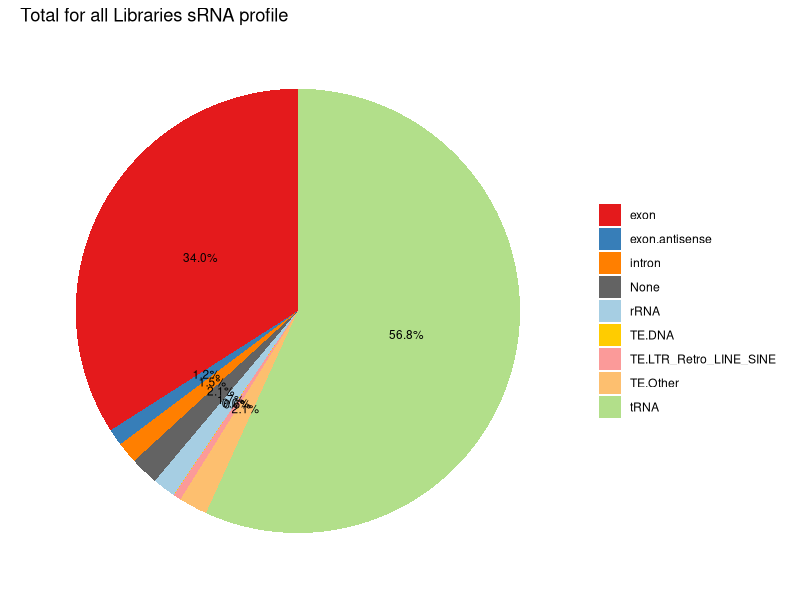
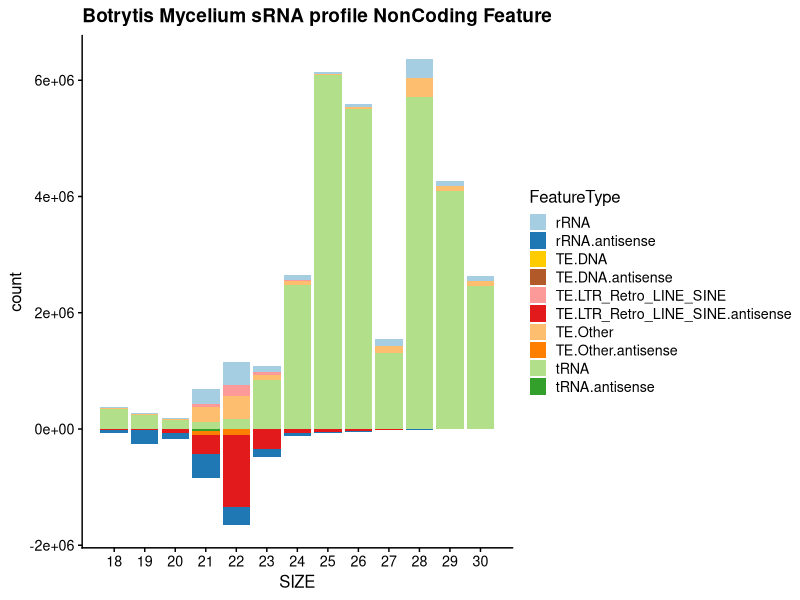
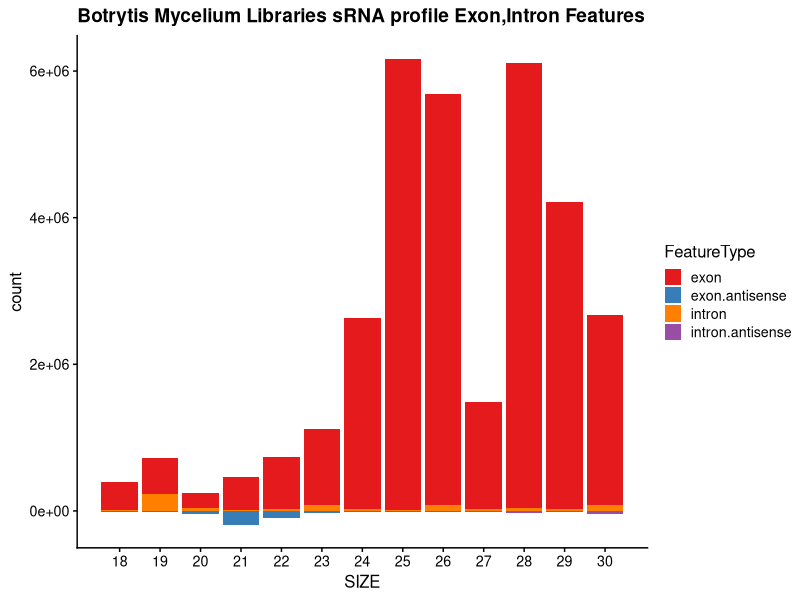
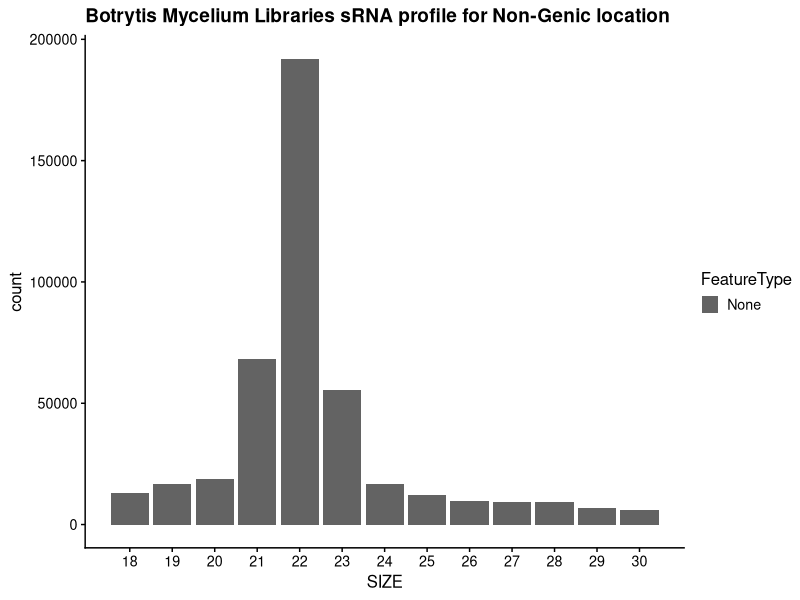
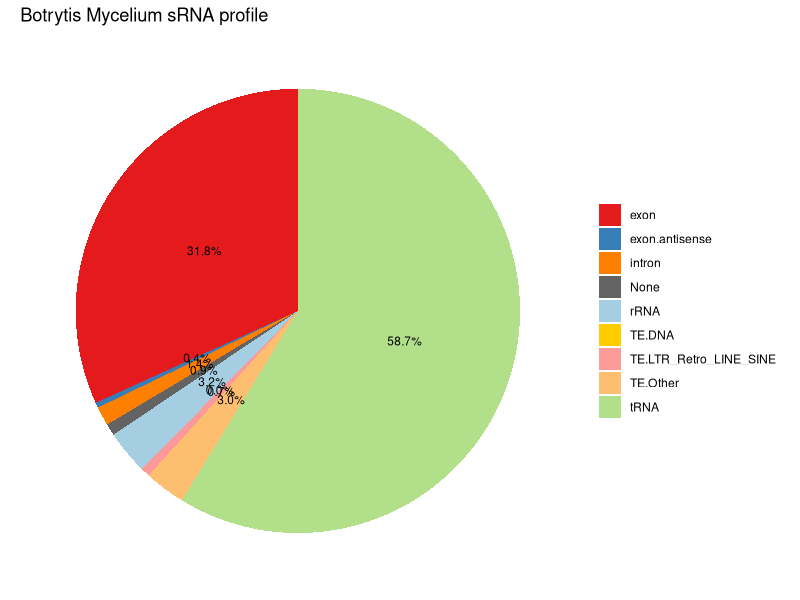
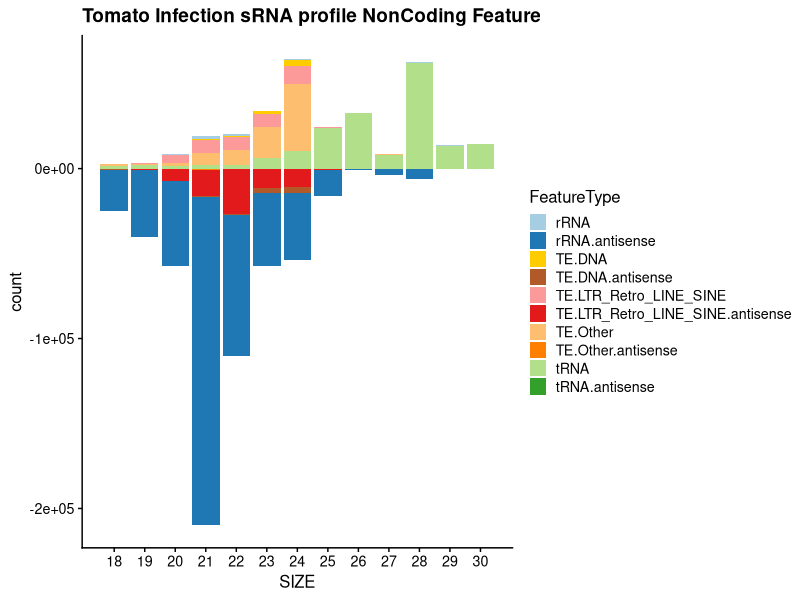
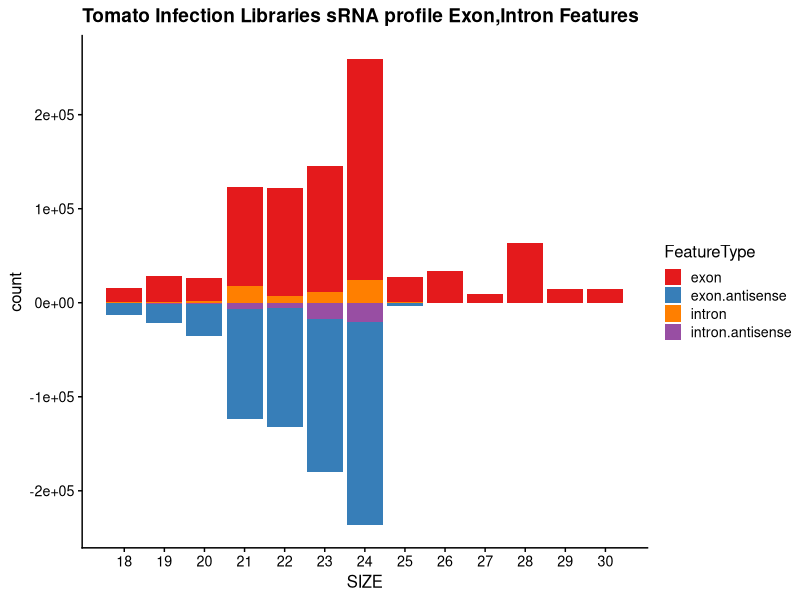
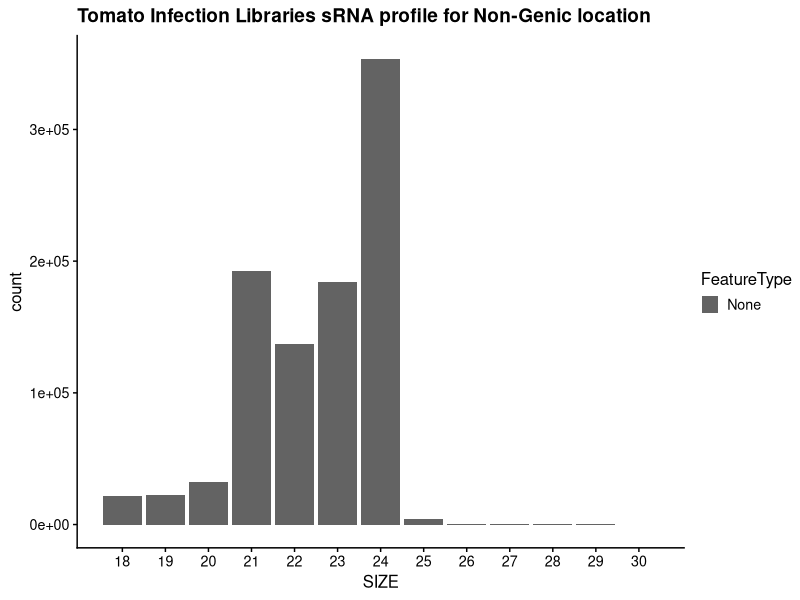

These charts were generated, in order, by the following R code:
#!/usr/bin/env Rscript
library(ggplot2)
library(tidyverse)
library(dplyr)
library(RColorBrewer)
library(cowplot)

# some definitions
pairedcolors = brewer.pal(12, "Paired")
green1 = pairedcolors[3]
green2 = pairedcolors[4]
pairedcolors[3] = "#FFCC00"
pairedcolors[4] = "#B15928"
pairedcolors[9] = green1
pairedcolors[10] = green2
pairedcolors[13] = '#FFFF11'
pairedcolors[14] = '#AA0011'


exonColors = brewer.pal(6, "Set1")
exonColors[3] = exonColors[5]
IntergenicColors = rev(brewer.pal(3,"Greys"))

piecolors = pairedcolors
piecolors[1] = exonColors[1]
piecolors[2] = exonColors[2]
piecolors[3] = exonColors[3]
piecolors[4] = IntergenicColors[1]
piecolors[5] = pairedcolors[1]
piecolors[6] = pairedcolors[3]
piecolors[7] = pairedcolors[5]
piecolors[8] = pairedcolors[7]
piecolors[9] = pairedcolors[9]
piecolors[10] = pairedcolors[11]

print(exonColors[3])

negate <- function(x) ( -1.0 * x)
add_antisense <- function(x) ( paste0(x,".antisense"))
# setup default plot out
pdf("plots/Combo_all_plots.pdf")

# read in the "all data"
sRNA.Allsense = read_tsv("results/Botrytis_sense_size_profile.tsv") %>% filter(SIZE >= 18)
sRNA.Allantisense = read_tsv("results/Botrytis_antisense_size_profile.tsv") %>% filter(SIZE >= 18)

sRNA.sense <- sRNA.Allsense %>% select(-c('TOTAL')) %>% pivot_longer(!SIZE, names_to = "FeatureType", values_to = "count")
sRNA.noExon <- sRNA.sense %>% filter(FeatureType != 'exon' & FeatureType != "None" & FeatureType != "intron")


sRNA.antisense <- sRNA.Allantisense %>% select(-c('TOTAL')) %>% pivot_longer(!SIZE, names_to = "FeatureType", values_to = "count") %>%
    mutate_at(vars(-c("SIZE","FeatureType")),negate) %>% mutate_at(c("FeatureType"),add_antisense)
sRNA.antinoExon <- sRNA.antisense %>% filter(FeatureType != 'exon.antisense' & FeatureType != "None.antisense" & FeatureType != "intron.antisense")

sRNA.combined <- bind_rows(sRNA.antinoExon,sRNA.noExon) %>% arrange(desc(FeatureType))



pN<-ggplot(sRNA.combined,aes(SIZE,count,fill=FeatureType)) +
    geom_bar(stat='identity',position="stack") + scale_x_discrete(limit = unique(sRNA.combined$SIZE)) +
    theme_cowplot(12) + scale_fill_manual(values = pairedcolors) + ggtitle("Combined all Libraries sRNA profile NonCoding Features")
pN

sRNA.Exon <- bind_rows(sRNA.sense %>% filter(FeatureType == 'exon' | FeatureType == "intron"),
                       sRNA.antisense %>% filter(FeatureType == 'exon.antisense' | FeatureType == "intron.antisense"))

pE<-ggplot(sRNA.Exon,aes(SIZE,count,fill=FeatureType)) +
    geom_bar(stat='identity',position="stack") +
    scale_fill_manual(values = exonColors) +  theme_cowplot(12)  + scale_x_discrete(limit = unique(sRNA.combined$SIZE)) +
    ggtitle("Combined all Libraries sRNA profile Exon,Intron Features")
pE

sRNA.Other <- sRNA.sense %>% filter(FeatureType == 'None')
pO<-ggplot(sRNA.Other,aes(SIZE,count,fill=FeatureType)) +
    geom_bar(stat='identity',position="stack") +
    scale_fill_manual(values = IntergenicColors) +  theme_cowplot(12)  + scale_x_discrete(limit = unique(sRNA.combined$SIZE)) +
    ggtitle("Combined all Libraries sRNA profile for Non-Genic location")
pO


pg <- plot_grid(pN, pE, pO, labels = c('A', 'B', "C"), label_size = 12,ncol = 1,align = "v")
ggsave("plots/All_Libraries_size_profile.pdf",pg,height=18,width=12)

# pie chart time
# make antisense counts, collapse sRNA read length

sRNA.antisenseWoExon <- sRNA.Allsense %>% select(-c('TOTAL')) %>% pivot_longer(!SIZE, names_to = "FeatureType", values_to = "count") %>%
    filter(FeatureType != "exon") %>% group_by(FeatureType) %>% summarize(countAllSize = sum(count))

exonAntisense <- sRNA.antisense %>% filter(FeatureType == "exon.antisense") %>% group_by(FeatureType) %>%
    mutate_at(vars(c(count)),negate) %>% summarize(countAllSize = sum(count))
# combine all sense feature with antisense features, but leave exons.antisense out as separate category
sRNA.combinedAll <- bind_rows(sRNA.sense %>% group_by(FeatureType) %>% summarize(countAllSize = sum(count)),
                              exonAntisense,sRNA.antisenseWoExon) %>% group_by(FeatureType) %>% summarize(countAll = sum(countAllSize))

Total = sum(sRNA.combinedAll %>% select(countAll))

sRNA.combinedAll <- sRNA.combinedAll %>% mutate(Perc=100*(countAll/Total)) # add percentage in
pie <- ggplot(sRNA.combinedAll, aes(x="", y=countAll, fill=FeatureType)) +
    geom_bar(stat="identity", width=1) + geom_text(aes(label = paste0(sprintf("%.1f",Perc), "%")), position = position_stack(vjust=0.5), size=3) +
    coord_polar("y", start=0) +  scale_fill_manual(values = piecolors) + ggtitle("Total for all Libraries sRNA profile") +
    theme_classic() +  labs(x = NULL, y = NULL, fill = NULL) +   theme(axis.line = element_blank(),
                                                                       axis.text = element_blank(),
                                                                       axis.ticks = element_blank())

pie
ggsave("plots/All_Libraries_Piechart.pdf",pie)

######

# B
sRNA.Bsense = read_tsv("results/Botrytis_sense_ExprB_size_profile.tsv") %>% filter(SIZE >= 18)
sRNA.Bantisense = read_tsv("results/Botrytis_antisense_ExprB_size_profile.tsv") %>% filter(SIZE >= 18)

sRNA.sense <- sRNA.Bsense %>% select(-c('TOTAL')) %>% pivot_longer(!SIZE, names_to = "FeatureType", values_to = "count")
sRNA.noExon <- sRNA.sense %>% filter(FeatureType != 'exon' & FeatureType != "None" & FeatureType != "intron")

sRNA.antisense <- sRNA.Bantisense %>% select(-c('TOTAL')) %>% pivot_longer(!SIZE, names_to = "FeatureType", values_to = "count") %>%
    mutate_at(vars(-c("SIZE","FeatureType")),negate) %>% mutate_at(c("FeatureType"),add_antisense)
sRNA.antinoExon <- sRNA.antisense %>% filter(FeatureType != 'exon.antisense' & FeatureType != "None.antisense" & FeatureType != "intron.antisense")

sRNA.combined <- bind_rows(sRNA.antinoExon,sRNA.noExon) %>% arrange(desc(FeatureType))

pN<-ggplot(sRNA.combined,aes(SIZE,count,fill=FeatureType)) +
    geom_bar(stat='identity',position="stack") + scale_x_discrete(limit = unique(sRNA.combined$SIZE)) +
    theme_cowplot(12) + scale_fill_manual(values = pairedcolors) + ggtitle("Botrytis Mycelium sRNA profile NonCoding Feature")
pN

sRNA.Exon <- bind_rows(sRNA.sense %>% filter(FeatureType == 'exon' | FeatureType == "intron"),
                       sRNA.antisense %>% filter(FeatureType == 'exon.antisense' | FeatureType == "intron.antisense"))

pE<-ggplot(sRNA.Exon,aes(SIZE,count,fill=FeatureType)) +
    geom_bar(stat='identity',position="stack") +
    scale_fill_manual(values = exonColors) +  theme_cowplot(12)  + scale_x_discrete(limit = unique(sRNA.combined$SIZE)) +
    ggtitle("Botrytis Mycelium Libraries sRNA profile Exon,Intron Features")
pE

sRNA.Other <- sRNA.sense %>% filter(FeatureType == 'None')
pO<-ggplot(sRNA.Other,aes(SIZE,count,fill=FeatureType)) +
    geom_bar(stat='identity',position="stack") +
    scale_fill_manual(values = IntergenicColors)  +  theme_cowplot(12)  + scale_x_discrete(limit = unique(sRNA.combined$SIZE)) +
    ggtitle("Botrytis Mycelium Libraries sRNA profile for Non-Genic location")
pO

pg <- plot_grid(pN, pE, pO, labels = c('A', 'B', "C"), label_size = 12,ncol = 1,align = "v")
ggsave("plots/Mycelium_size_profile.pdf",pg,height=18,width=12)

# pie chart time
# make antisense counts, collapse sRNA read length

sRNA.antisenseWoExon <- sRNA.Bsense %>% select(-c('TOTAL')) %>% pivot_longer(!SIZE, names_to = "FeatureType", values_to = "count") %>%
    filter(FeatureType != "exon") %>% group_by(FeatureType) %>% summarize(countAllSize = sum(count))

exonAntisense <- sRNA.antisense %>% filter(FeatureType == "exon.antisense") %>% group_by(FeatureType) %>%
    mutate_at(vars(c(count)),negate) %>% summarize(countAllSize = sum(count))
# combine all sense feature with antisense features, but leave exons.antisense out as separate category
sRNA.combinedAll <- bind_rows(sRNA.sense %>% group_by(FeatureType) %>% summarize(countAllSize = sum(count)),
                              exonAntisense,sRNA.antisenseWoExon) %>% group_by(FeatureType) %>% summarize(countAll = sum(countAllSize))

Total = sum(sRNA.combinedAll %>% select(countAll))

sRNA.combinedAll <- sRNA.combinedAll %>% mutate(Perc=100*(countAll/Total)) # add percentage in
pie <- ggplot(sRNA.combinedAll, aes(x="", y=countAll, fill=FeatureType)) +
    geom_bar(stat="identity", width=1) + geom_text(aes(label = paste0(sprintf("%.1f",Perc), "%")), position = position_stack(vjust=0.5), size=3) +
    coord_polar("y", start=0) +  scale_fill_manual(values = piecolors) + ggtitle("Botrytis Mycelium sRNA profile") +
    theme_classic() +  labs(x = NULL, y = NULL, fill = NULL) +   theme(axis.line = element_blank(),
                                                                       axis.text = element_blank(),
                                                                       axis.ticks = element_blank())

pie
ggsave("plots/Mycelium_Piechart.pdf",pie,height=8,width=8)


## Infection
sRNA.Isense = read_tsv("results/Botrytis_sense_ExprI_size_profile.tsv") %>% filter(SIZE >= 18)
sRNA.Iantisense = read_tsv("results/Botrytis_antisense_ExprI_size_profile.tsv") %>% filter(SIZE >= 18)

sRNA.sense <- sRNA.Isense %>% select(-c('TOTAL')) %>% pivot_longer(!SIZE, names_to = "FeatureType", values_to = "count")
sRNA.noExon <- sRNA.sense %>% filter(FeatureType != 'exon' & FeatureType != "None" & FeatureType != "intron")

sRNA.antisense <- sRNA.Iantisense %>% select(-c('TOTAL')) %>% pivot_longer(!SIZE, names_to = "FeatureType", values_to = "count") %>%
    mutate_at(vars(-c("SIZE","FeatureType")),negate) %>% mutate_at(c("FeatureType"),add_antisense)
sRNA.antinoExon <- sRNA.antisense %>% filter(FeatureType != 'exon.antisense' & FeatureType != "None.antisense" & FeatureType != "intron.antisense")

sRNA.combined <- bind_rows(sRNA.antinoExon,sRNA.noExon) %>% arrange(desc(FeatureType))

pN<-ggplot(sRNA.combined,aes(SIZE,count,fill=FeatureType)) +
    geom_bar(stat='identity',position="stack") + scale_x_discrete(limit = unique(sRNA.combined$SIZE)) +
    theme_cowplot(12) + scale_fill_manual(values = pairedcolors) + ggtitle("Tomato Infection sRNA profile NonCoding Feature")
pN

sRNA.Exon <- bind_rows(sRNA.sense %>% filter(FeatureType == 'exon' | FeatureType == "intron"),
                       sRNA.antisense %>% filter(FeatureType == 'exon.antisense' | FeatureType == "intron.antisense"))

pE<-ggplot(sRNA.Exon,aes(SIZE,count,fill=FeatureType)) +
    geom_bar(stat='identity',position="stack") +
    scale_fill_manual(values = exonColors) +  theme_cowplot(12)  + scale_x_discrete(limit = unique(sRNA.combined$SIZE)) +
    ggtitle("Tomato Infection Libraries sRNA profile Exon,Intron Features")
pE

sRNA.Other <- sRNA.sense %>% filter(FeatureType == 'None')
pO<-ggplot(sRNA.Other,aes(SIZE,count,fill=FeatureType)) +
    geom_bar(stat='identity',position="stack") +
    scale_fill_manual(values = IntergenicColors) +  theme_cowplot(12)  + scale_x_discrete(limit = unique(sRNA.combined$SIZE)) +
    ggtitle("Tomato Infection Libraries sRNA profile for Non-Genic location")
pO

pg <- plot_grid(pN, pE, pO, labels = c('A', 'B', "C"), label_size = 12,ncol = 1,align = "v")
ggsave("plots/TomatoInfection_size_profile.pdf",pg,height=18,width=12)

# pie chart time
# make antisense counts, collapse sRNA read length

sRNA.antisenseWoExon <- sRNA.Isense %>% select(-c('TOTAL')) %>% pivot_longer(!SIZE, names_to = "FeatureType", values_to = "count") %>%
    filter(FeatureType != "exon") %>% group_by(FeatureType) %>% summarize(countAllSize = sum(count))

exonAntisense <- sRNA.antisense %>% filter(FeatureType == "exon.antisense") %>% group_by(FeatureType) %>%
    mutate_at(vars(c(count)),negate) %>% summarize(countAllSize = sum(count))
# combine all sense feature with antisense features, but leave exons.antisense out as separate category
sRNA.combinedAll <- bind_rows(sRNA.sense %>% group_by(FeatureType) %>% summarize(countAllSize = sum(count)),
                              exonAntisense,sRNA.antisenseWoExon) %>% group_by(FeatureType) %>% summarize(countAll = sum(countAllSize))

Total = sum(sRNA.combinedAll %>% select(countAll))

sRNA.combinedAll <- sRNA.combinedAll %>% mutate(Perc=100*(countAll/Total)) # add percentage in
pie <- ggplot(sRNA.combinedAll, aes(x="", y=countAll, fill=FeatureType)) +
    geom_bar(stat="identity", width=1) + geom_text(aes(label = paste0(sprintf("%.1f",Perc), "%")), position = position_stack(vjust=0.5), size=3) +
    coord_polar("y", start=0) +  scale_fill_manual(values = piecolors) + ggtitle("Botrytis Tomato Infection sRNA profile") +
    theme_classic() +  labs(x = NULL, y = NULL, fill = NULL) +   theme(axis.line = element_blank(),
                                                                       axis.text = element_blank(),
                                                                       axis.ticks = element_blank())

pie
ggsave("plots/TomatoInfection_Piechart.pdf",pie,width=8,height=8)


####
# Mock
sRNA.Msense = read_tsv("results/Botrytis_sense_ExprM_size_profile.tsv") %>% filter(SIZE >= 18)
sRNA.Mantisense = read_tsv("results/Botrytis_antisense_ExprM_size_profile.tsv") %>% filter(SIZE >= 18)

sRNA.sense <- sRNA.Msense %>% select(-c('TOTAL')) %>% pivot_longer(!SIZE, names_to = "FeatureType", values_to = "count")
sRNA.noExon <- sRNA.sense %>% filter(FeatureType != 'exon' & FeatureType != "None" & FeatureType != "intron")

sRNA.antisense <- sRNA.Mantisense %>% select(-c('TOTAL')) %>% pivot_longer(!SIZE, names_to = "FeatureType", values_to = "count") %>%
    mutate_at(vars(-c("SIZE","FeatureType")),negate) %>% mutate_at(c("FeatureType"),add_antisense)
sRNA.antinoExon <- sRNA.antisense %>% filter(FeatureType != 'exon.antisense' & FeatureType != "None.antisense" & FeatureType != "intron.antisense")

sRNA.combined <- bind_rows(sRNA.antinoExon,sRNA.noExon) %>% arrange(desc(FeatureType))

pN<-ggplot(sRNA.combined,aes(SIZE,count,fill=FeatureType)) +
    geom_bar(stat='identity',position="stack") + scale_x_discrete(limit = unique(sRNA.combined$SIZE)) +
    theme_cowplot(12) + scale_fill_manual(values = pairedcolors) + ggtitle("Tomato Mock Infection sRNA profile NonCoding Feature")
pN

pE<-ggplot(sRNA.Exon,aes(SIZE,count,fill=FeatureType)) +
    geom_bar(stat='identity',position="stack") +
    scale_fill_manual(values = exonColors) +  theme_cowplot(12)  + scale_x_discrete(limit = unique(sRNA.combined$SIZE)) +
    ggtitle("Tomato Mock Infection Libraries sRNA profile Exon,Intron Features")
pE

sRNA.Other <- sRNA.sense %>% filter(FeatureType == 'None')
pO<-ggplot(sRNA.Other,aes(SIZE,count,fill=FeatureType)) +
    geom_bar(stat='identity',position="stack") +
    scale_fill_manual(values = IntergenicColors) +  theme_cowplot(12)  + scale_x_discrete(limit = unique(sRNA.combined$SIZE)) +
    ggtitle("Tomato Mock Infection Libraries sRNA profile for Non-Genic location")
pO

pg <- plot_grid(pN, pE, pO, labels = c('A', 'B', "C"), label_size = 12,ncol = 1,align = "v")
ggsave("plots/MockInfection_size_profile.pdf",pg,height=18,width=12)

# pie chart time
# make antisense counts, collapse sRNA read length

sRNA.antisenseWoExon <- sRNA.Isense %>% select(-c('TOTAL')) %>% pivot_longer(!SIZE, names_to = "FeatureType", values_to = "count") %>%
    filter(FeatureType != "exon") %>% group_by(FeatureType) %>% summarize(countAllSize = sum(count))

exonAntisense <- sRNA.antisense %>% filter(FeatureType == "exon.antisense") %>% group_by(FeatureType) %>%
    mutate_at(vars(c(count)),negate) %>% summarize(countAllSize = sum(count))
# combine all sense feature with antisense features, but leave exons.antisense out as separate category
sRNA.combinedAll <- bind_rows(sRNA.sense %>% group_by(FeatureType) %>% summarize(countAllSize = sum(count)),
                              exonAntisense,sRNA.antisenseWoExon) %>% group_by(FeatureType) %>% summarize(countAll = sum(countAllSize))

Total = sum(sRNA.combinedAll %>% select(countAll))

sRNA.combinedAll <- sRNA.combinedAll %>% mutate(Perc=100*(countAll/Total)) # add percentage in
pie <- ggplot(sRNA.combinedAll, aes(x="", y=countAll, fill=FeatureType)) +
    geom_bar(stat="identity", width=1) + geom_text(aes(label = paste0(sprintf("%.1f",Perc), "%")), position = position_stack(vjust=0.5), size=3) +
    coord_polar("y", start=0) +  scale_fill_manual(values = piecolors) + ggtitle("Mock Tomato Infection sRNA profile") +
    theme_classic() +  labs(x = NULL, y = NULL, fill = NULL) +   theme(axis.line = element_blank(),
                                                                       axis.text = element_blank(),
                                                                       axis.ticks = element_blank())

pie
ggsave("plots/MockInfection_Piechart.pdf",pie,width=8,height=8)
